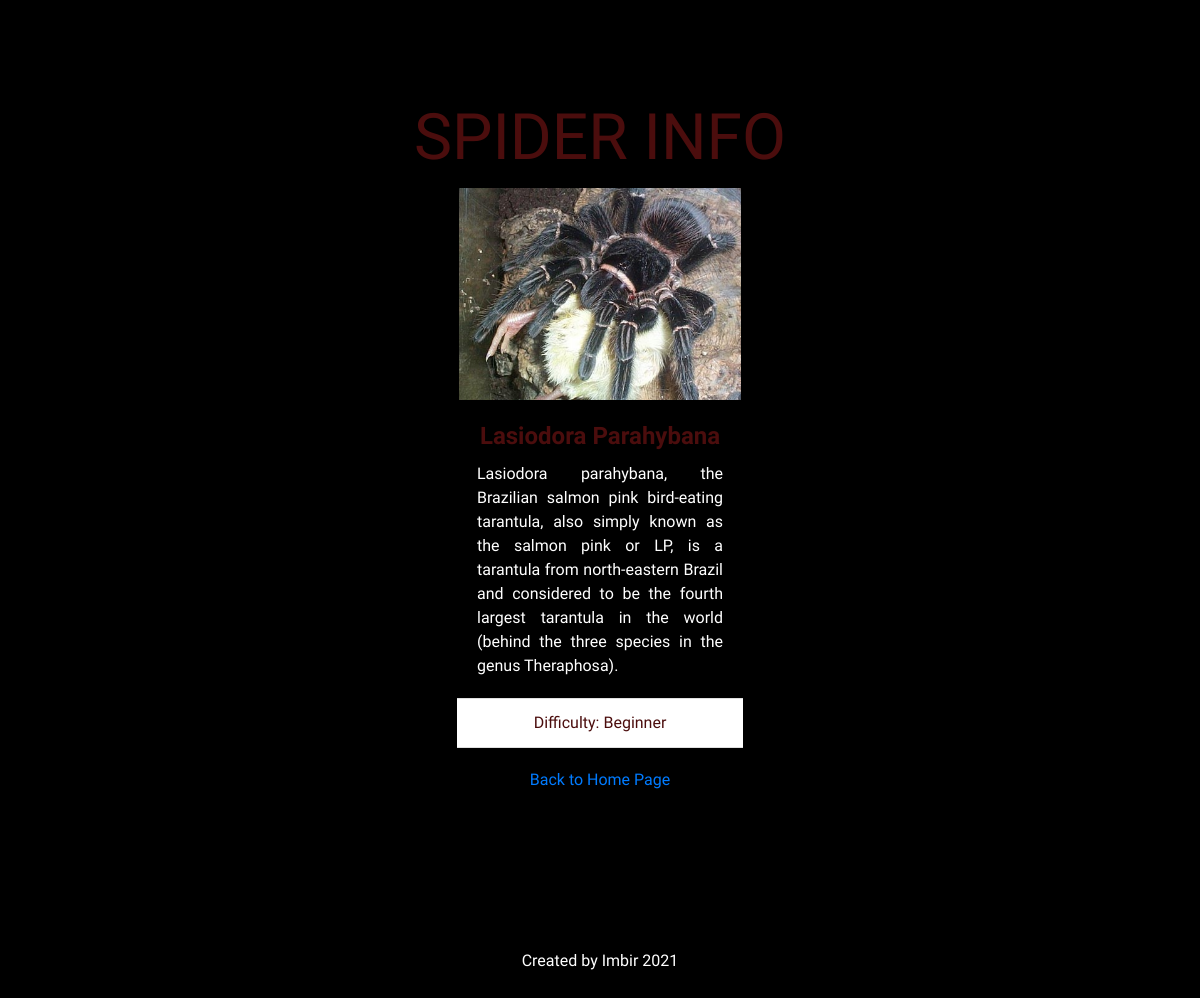
/spider/1/, run on the app's committed database.
### spiders/models.py (models this page shows, shortened)
class Spider(models.Model):
    spider_image = models.ImageField(default='default.jpg', upload_to='spiders_pics')
    name = models.CharField(max_length=200)
    info = models.TextField(default='')
    difficulty = models.CharField(max_length=200)

### spiders/views.py (the view)
# urls.py: path('spider/<int:spider_id>/', views.specie, name='detail')
def specie(request, spider_id):
    spider_type = get_object_or_404(Spider, pk=spider_id)
    return render(request, 'spiders/spider.html', {'spider':spider_type})

### spiders/templates/spiders/spider.html
{% extends "spiders/base.html" %}
{% block content %}
<div class= "about-spider">
<h2 class="spider-h2" style="text-align:center; color: rrgb(75, 13, 13)"> SPIDER INFO </h2>
<div class="card" style="width: 18rem;">
    <img class="card-img-top blur-img" src='{{ spider.spider_image.url }}' alt="Card image cap">
    <div class="card-body">
      <h5 class="card-title"><strong>{{ spider.name }}</strong></h5>
      <p class="card-text">{{ spider.info }}</p>
    </div>
    <ul class="list-group list-group-flush">
      <li class="list-group-item">Difficulty: {{ spider.difficulty }}</li>
    </ul>
    <div class="card-body">
      <a href="{% url 'species:spiders-home'%}" class="card-link">Back to Home Page</a>
    </div>
  </div>
</div>
{% endblock content %}

### spiders/static/spiders/style.css (style rules this page uses)
body { background-color: black; color: white; font-family: 'Special Elite', cursive; }
.about-spider { padding-top: 100px; text-align: center; }
.card-img-top { border: 2px solid #000; box-shadow: 0 0 8px 2px rgba(0, 0, 0, 0.8); }
.spider-h2 { color: rgb(75, 13, 13); font-size: 4rem; }
.card { color: rgb(75, 13, 13); left: 50%; transform: translateX(-50%); background-color: black; padding-bottom: 100px }
.card-title { font-size: 1.5rem }
p.card-text { color: white; text-align: justify }

### data on the page
Spider: spider_image (picture), name "Lasiodora Parahybana", info "Lasiodora parahybana, the Brazilian salmon pink bird-eating tarantula, also simply known as the salmon pink or LP, is a tarantula from north-eastern Brazil and considered to be the fourth largest tarantula in the world (behind the three species in the genus Theraphosa).", difficulty "Beginner"
